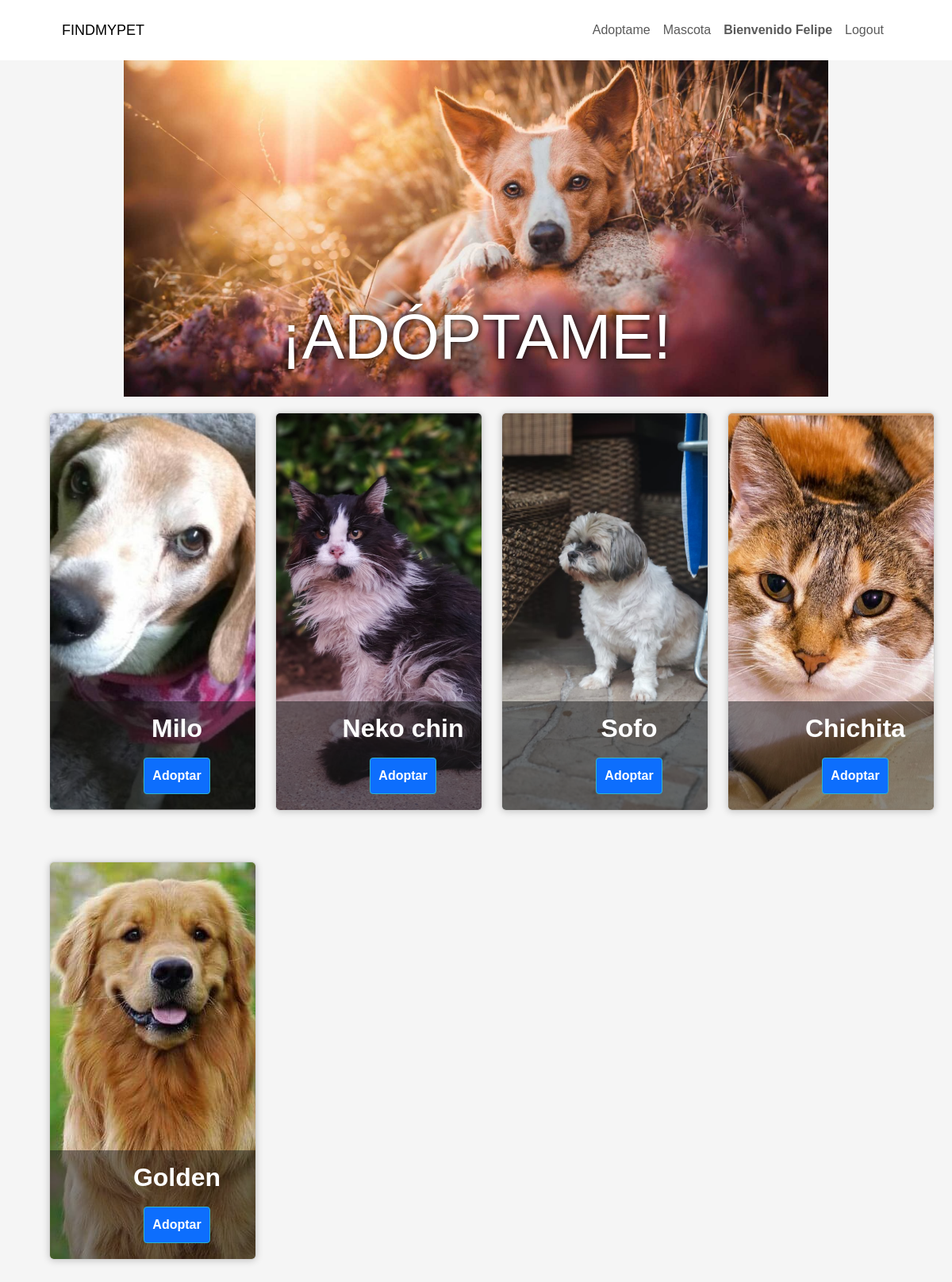
The page /adoptame/ (signed in) on the database as committed earlier.
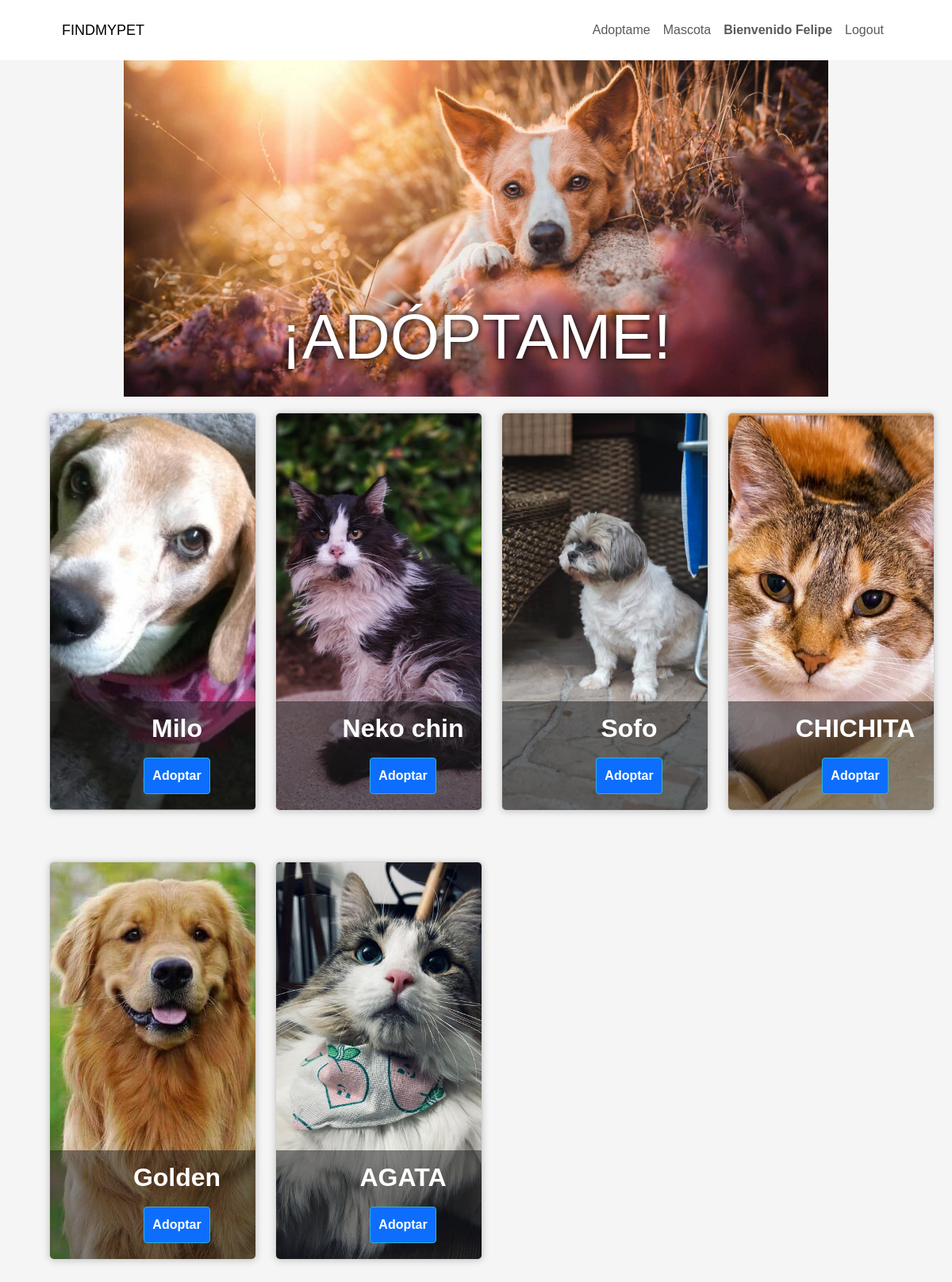
The same page on the database as committed later.
### aplicacion/models.py (models this page shows, shortened)
class Mascota(models.Model):
    TIPO_CHOICES = (
        ('perro', 'Perro'),
        ('gato', 'Gato'),
    )
    nombre = models.CharField(max_length=50)
    tamaño = models.CharField(max_length=10, null=True, choices=[('Grande', 'Grande'), ('Mediano', 'Mediano'), ('Pequeño', 'Pequeño')])
    edad = models.IntegerField()
    tipo = models.CharField(max_length=10, choices=TIPO_CHOICES, null=True)
    Raza = models.ForeignKey(Raza, on_delete=models.PROTECT, null=True)
    genero = models.CharField(max_length=10, null=True, choices=[('Macho', 'Macho'), ('Hembra', 'Hembra')])
    personalidad= models.CharField(max_length=50, null=True)
    miedos= models.CharField(max_length=50, null=True)
    vacunas =  models.CharField(max_length=10, null=True, choices=[('SI', 'SI'), ('NO', 'NO')])
    chip= models.CharField(max_length=10, null=True, choices=[('SI', 'SI'), ('NO', 'NO')])
    imagen = models.ImageField(upload_to="mascotas", null=True)
    imagen2 = models.ImageField(upload_to="mascotas", null=True)
    imagen3= models.ImageField(upload_to="mascotas", null=True)
    imagen4 = models.ImageField(upload_to="mascotas", null=True)
    imagen5 = models.ImageField(upload_to="mascotas", null=True)
    descripcion = models.TextField()

### aplicacion/views.py (the view)
# urls.py: path('adoptame/', views.adoptame, name='adoptame'),
@login_required
def adoptame(request):
    mascotas = Mascota.objects.all()
    data = {
        'mascotas':mascotas
    }
    return render(request, "aplicacion/adoptame.html", data)

### aplicacion/templates/aplicacion/adoptame.html (shortened to what this page needs)
{% extends "aplicacion/base.html" %}
{%load static%}
{% block mascotas %}
<head>
    <link rel="stylesheet" href="{%static 'app/css/mascotas.css'%}">
</head>
<body>
    <div class="banner">
        <img src="{% static 'app/img/corgibanner3.jpg' %}" alt="Banner de adopción">
        <div class="banner-text text-uppercase img-fluid">
            <h1>¡Adóptame!</h1>
        </div>
    </div>
    <div class="container">
        <div class="row">
            {% for p in mascotas %}
            <div class="col-md-3 col-sm-6 mb-4">
                <div class="card img-fluid">
                    <img src="{{ p.imagen.url }}" class="img-card img-fluid" alt="{{ p.nombre }}">
                    <div class="contenido-card">
                        <h2 class="card-title">{{ p.nombre }}</h2>
                        <a href="{% url 'perfil_mascota' mascota_id=p.id %}" class="btn btn-primary">Adoptar</a>
                    </div>
                </div>
            </div>
            {% endfor %}
        </div>
    </div>
</body>
{% endblock %}

### aplicacion/templates/aplicacion/base.html (shortened to what this page needs)
<!DOCTYPE html>
<html lang="en">
<head>
    <link href="https://cdn.jsdelivr.net/npm/bootstrap@5.3.1/dist/css/bootstrap.min.css" rel="stylesheet"
>
    {%load static%}
</head>
{% block mascotas %}
{%endblock%}
<body>
    <nav class="navbar navbar-expand-lg navbar-light bg-white fixed-top" id="mainNav">
        <div class="container px-5 px-lg-5  ">
            <a class="navbar-brand " href="{% url 'home' %}"
                style="font-size: 18px; font-family: sans-serif;">FINDMYPET</a>
            <div class="collapse navbar-collapse " id="navbarResponsive">
                <ul class="navbar-nav ms-auto">
                    {% if user.is_authenticated %}
                    <li class="nav-item"><a class="nav-link" href="{% url 'adoptame' %}">Adoptame</a></li>
                    <li class="nav-item"><a class="nav-link" href="{% url 'pet' %}">Mascota</a></li>
                    <li class="nav-item"><a class="nav-link" href="#"> <b>Bienvenido {{user.username}}</b></a></li>
                    <li class="nav-item"><a class="nav-link" href="{% url 'exit' %}">Logout</a></li>
                    {% else %}
                    <li class="nav-item"><a class="nav-link" href="{% url 'signup' %}">Registro</a></li>
                    <li class="nav-item"><a class="nav-link" href="#sobre">Sobre nosotros</a></li>
                    <li class="nav-item"><a class="nav-link" href="{% url 'login' %}">Login</a></li>
                    {% endif %}
                </ul>
            </div>
        </div>
    </nav>
    <link rel="stylesheet" href="https://unpkg.com/leaflet@1.7.1/dist/leaflet.css" />
</body>
</html>

### aplicacion/static/app/css/mascotas.css (style rules this page uses)
* { margin: 0; padding: 0; box-sizing: border-box; font-family: sans-serif; }
img { height: 500px; }
body { background:whitesmoke; justify-content: center; align-items: center; }
.banner { position: relative; text-align: center; }
.banner img { max-width: 100%; height: 500px; }
.banner-text { position: absolute; top: 85%; left: 50%; transform: translate(-50%, -50%); padding: 20px; border-radius: 10px; color: white; font-weight: bold; }
.banner-text h1 { font-size: 80px; margin: 0px; text-shadow: 0 0 8px black; }
.content h1, a { color: rgba(255, 255, 255, .8); margin: 10px 0; }
.img-card { height: 500px; border-radius: 3px; max-width: 100%; object-fit: cover; }
.card { width: 100%; margin: 20px; border-radius: 6px; overflow: hidden; background:#fff; box-shadow: 0px 1px 10px rgba(0,0,0,0.2); transition: all 400ms ease-out; cursor: default; }
.card .contenido-card h2 { color: #ffffff; font-weight: bold; }
.card .contenido-card a { display: inline-block; padding: 10px; margin-top: 10px; text-decoration: none; color:rgb(255, 255, 255); border: 1px solid #2fb4cc; font-weight: bold; border-radius: 4px; transition: all 400ms ease; margin-bottom: 5px; }
.card .contenido-card { padding: 15px; text-align: center; }
div .card .contenido-card { width: 320px; box-sizing: border-box; position: absolute; bottom: 0px; background:rgb(27,27,27,0.5); }

Rows that differ between the two databases and show on the page:
changed Mascota: nombre "Chichita" → "CHICHITA"
added Mascota: imagen (picture), nombre "AGATA"
